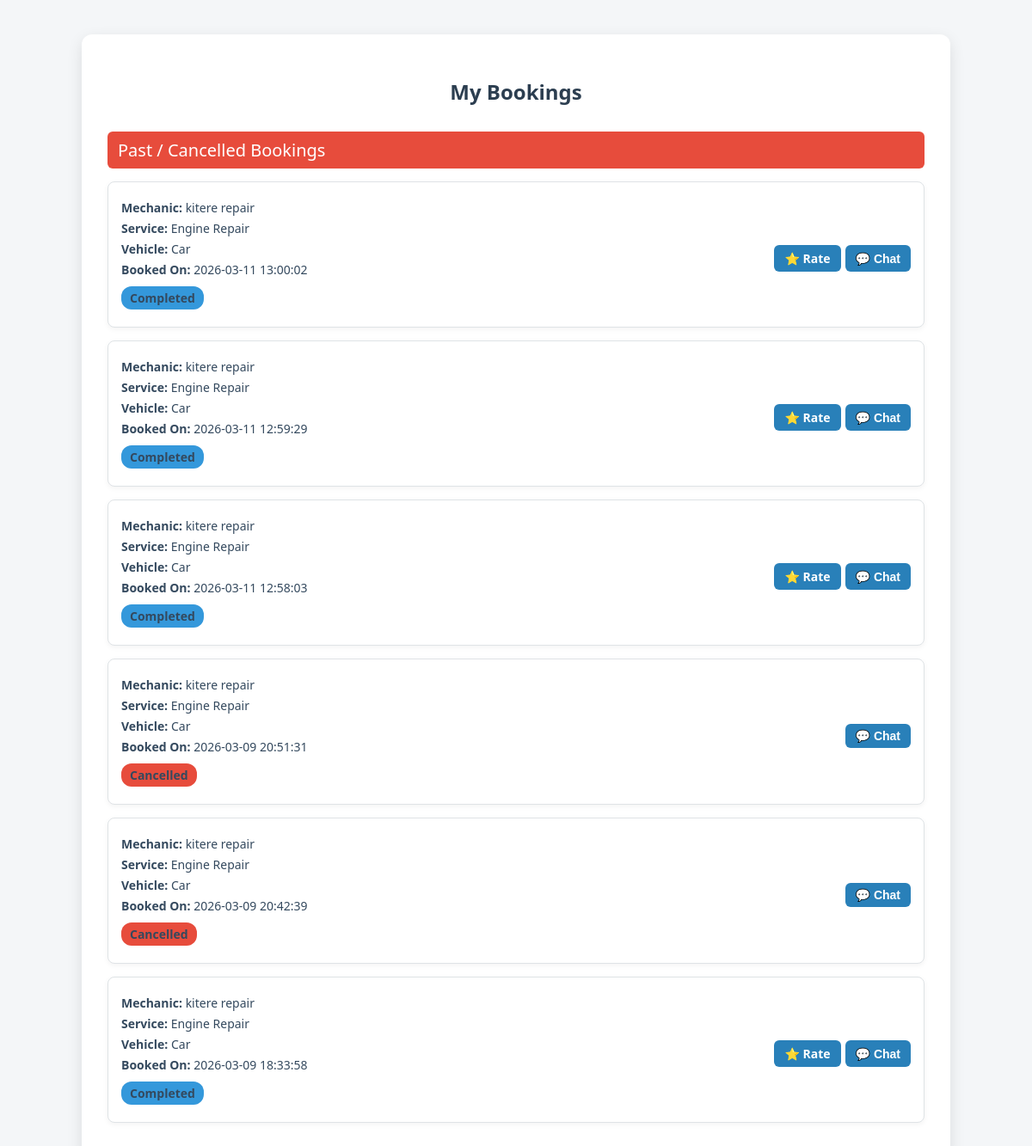
/forms/bookings/driver_bookings.php (signed in), run on an earlier commit of the app's database.
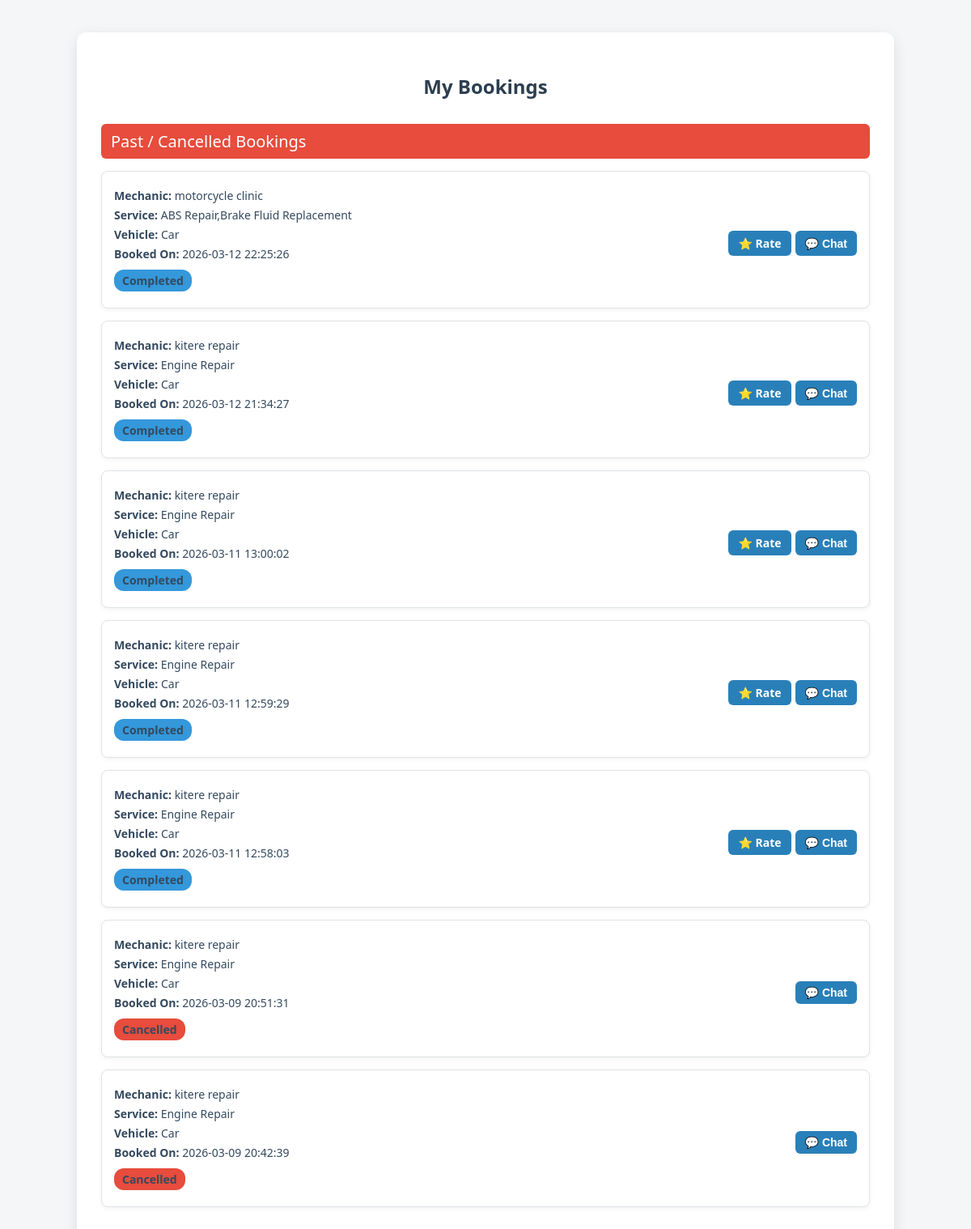
And on a later commit of the database.
### tables this page shows
CREATE TABLE `bookings` (
  `id` int(11) NOT NULL,
  `driver_id` int(11) NOT NULL,
  `mechanic_id` int(11) NOT NULL,
  `service_requested` varchar(255) DEFAULT NULL,
  `vehicle_type` varchar(50) DEFAULT NULL,
  `booking_status` enum('pending','accepted','completed','cancelled') DEFAULT 'pending',
  `accepted_at` datetime DEFAULT NULL,
  `driver_latitude` decimal(9,6) DEFAULT NULL,
  `driver_longitude` decimal(9,6) DEFAULT NULL,
  `driver_address` varchar(255) DEFAULT NULL,
  `notes` text DEFAULT NULL,
  `created_at` datetime DEFAULT current_timestamp(),
  `updated_at` datetime DEFAULT current_timestamp() ON UPDATE current_timestamp()
);

CREATE TABLE `mechanics` (
  `id` int(11) NOT NULL,
  `user_id` int(11) NOT NULL,
  `garage_name` varchar(255) NOT NULL,
  `experience` int(11) NOT NULL,
  `certifications` text DEFAULT NULL,
  `vehicle_types` text NOT NULL,
  `services_offered` text NOT NULL,
  `latitude` decimal(9,6) NOT NULL,
  `longitude` decimal(9,6) NOT NULL,
  `availability` tinyint(1) DEFAULT 1,
  `created_at` datetime DEFAULT current_timestamp(),
  `service_ids` longtext DEFAULT NULL CHECK (json_valid(`service_ids`))
);

### forms/bookings/driver_bookings.php (the view, shortened to what this page needs)
<?php
require_once($_SERVER['DOCUMENT_ROOT'] . "/mechanics_tracer/forms/config.php");
$user_id = $_SESSION['user_id'];
$stmt = $conn->prepare("SELECT id FROM drivers WHERE user_id = ?");
$stmt->bind_param("i", $user_id);
$stmt->execute();
$result = $stmt->get_result();
$driver = $result->fetch_assoc();
$driver_id = $driver['id'];
$stmt = $conn->prepare("
    SELECT b.*, m.garage_name, m.id AS mechanic_id
    FROM bookings b
    JOIN mechanics m ON b.mechanic_id = m.id
    WHERE b.driver_id = ?
    ORDER BY b.created_at DESC
");
$stmt->bind_param("i", $driver_id);
$stmt->execute();
$result = $stmt->get_result();
$bookings = $result->fetch_all(MYSQLI_ASSOC);
$active = [];
$past = [];
$rated_ids = [];
foreach($bookings as $b){
    if(in_array($b['booking_status'], ['pending','accepted'])){
        $active[] = $b;
    } else {
        $b['can_rate'] = ($b['booking_status'] === 'completed' && !isset($rated_ids[(int)$b['id']]));
        $past[] = $b;
    }
}
?>
<!DOCTYPE html>
<html lang="en">
<head>
</head>
<body>
<div class="container">
<h2>My Bookings</h2>
<?php if(empty($bookings)): ?>
    <p>You have no bookings yet. <a href="/mechanics_tracer/forms/bookings/book_mechanic.php">Book a mechanic now</a>.</p>
<?php else: ?>
    <?php if(!empty($past)): ?>
        <div class="section-title past">Past / Cancelled Bookings</div>
        <?php foreach($past as $b): ?>
            <div class="booking">
                <div class="booking-info">
                    <p><strong>Mechanic:</strong> <?php echo htmlspecialchars($b['garage_name']); ?></p>
                    <p><strong>Service:</strong> <?php echo htmlspecialchars($b['service_requested']); ?></p>
                    <p><strong>Vehicle:</strong> <?php echo htmlspecialchars($b['vehicle_type']); ?></p>
                    <p><strong>Booked On:</strong> <?php echo htmlspecialchars($b['created_at']); ?></p>
                    <p class="status <?php echo htmlspecialchars($b['booking_status']); ?>"><?php echo ucfirst($b['booking_status']); ?></p>
                </div>
                <div class="actions">
                    <?php if (!empty($b['can_rate'])): ?>
                        <a href="/mechanics_tracer/dashboard/rate_mechanic.php" class="chat-icon" style="text-decoration:none;">⭐ Rate</a>
                    <?php endif; ?>
                    <button class="chat-icon" onclick="openChatModal(<?php echo $b['mechanic_id']; ?>,'<?php echo addslashes(htmlspecialchars($b['garage_name'])); ?>')">💬 Chat</button>
                </div>
            </div>
        <?php endforeach; ?>
    <?php endif; ?>
<?php endif; ?>
</div>
</body>
</html>

What changed in the data, as far as the page shows it:
removed bookings: mechanic.garage_name "kitere repair", service_requested "Engine Repair", vehicle_type "Car", created_at "2026-03-09 18:33:58", booking_status "Completed", shows "⭐ Rate"
added bookings: mechanic.garage_name "motorcycle clinic", service_requested "ABS Repair,Brake Fluid Replacement", vehicle_type "Car", created_at "2026-03-12 22:25:26", booking_status "Completed", shows "⭐ Rate"
added bookings: mechanic.garage_name "kitere repair", service_requested "Engine Repair", vehicle_type "Car", created_at "2026-03-12 21:34:27", booking_status "Completed", shows "⭐ Rate"
